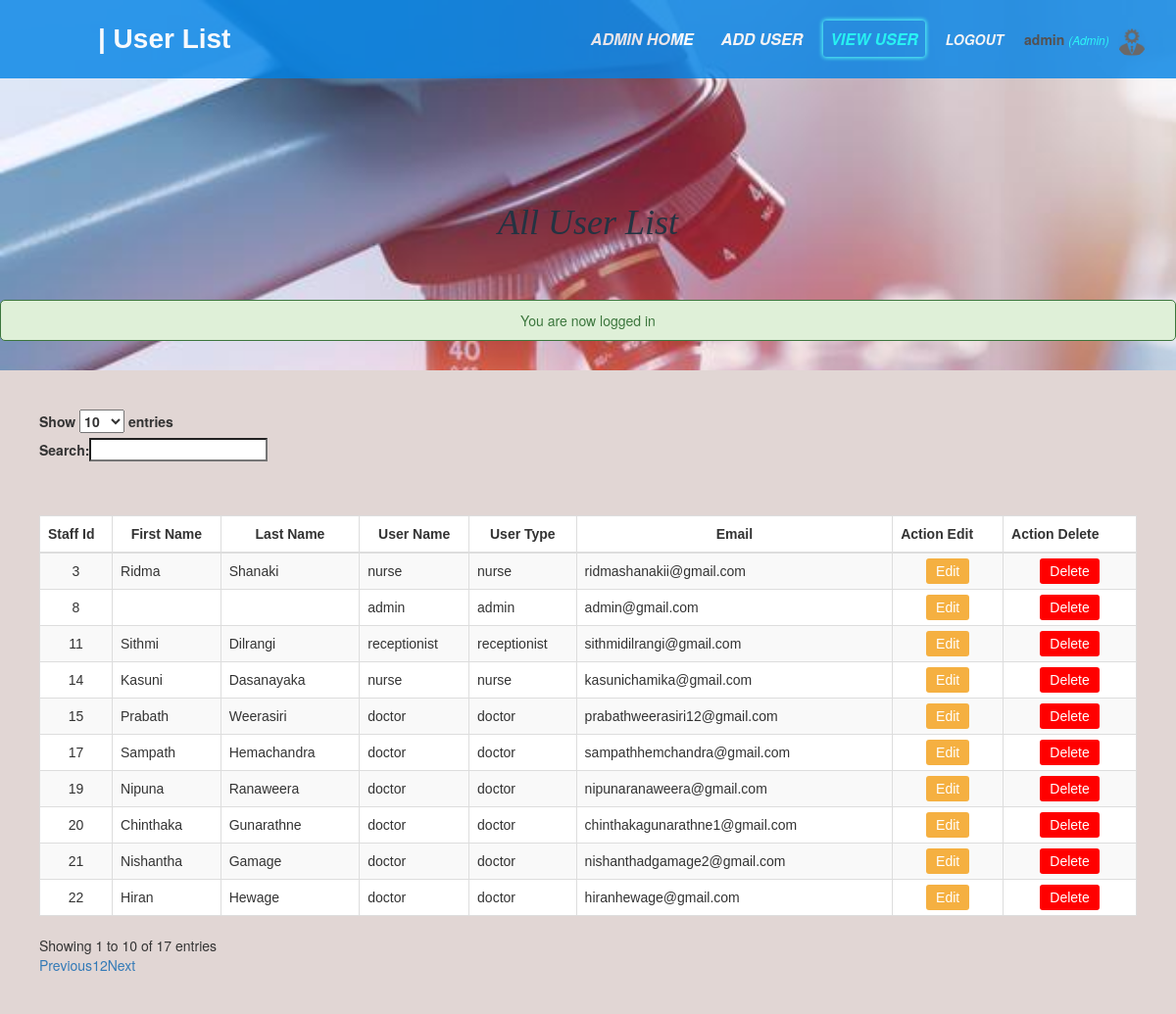
The page /admin/user_list.php (signed in) on the database as committed earlier.
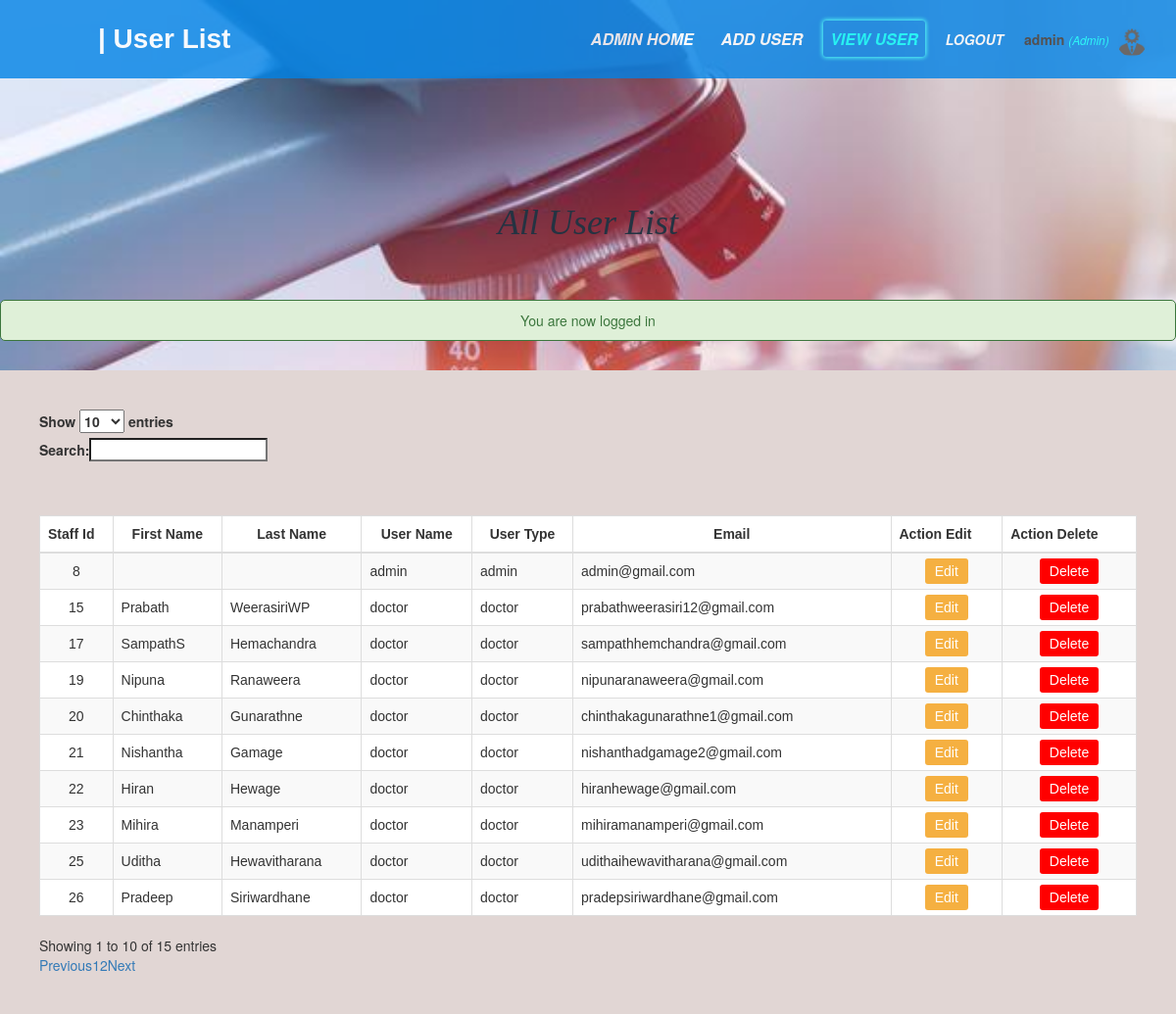
The same page on the database as committed later.
### tables this page shows
CREATE TABLE IF NOT EXISTS `staff` (
  `staff_id` int NOT NULL AUTO_INCREMENT,
  `fname` varchar(500) NOT NULL,
  `lname` varchar(500) NOT NULL,
  `user_type` varchar(200) NOT NULL,
  `user_name` varchar(200) NOT NULL,
  `password` varchar(200) NOT NULL,
  `email` varchar(200) NOT NULL,
  PRIMARY KEY (`staff_id`)
);

### admin/functions.php (called while the page is built, shortened)
<?php include('../functions.php');
	$query = "SELECT staff_id,fname,lname,user_type,user_name,email FROM staff";
	$result_set = mysqli_query($db, $query);
  ?>

### admin/user_list.php (the view, shortened to what this page needs)
<?php include('functions.php');
?>
<!DOCTYPE html>
<html>
<head>
	<link rel="stylesheet" type="text/css" href="/pis/css/admin/user_list.css">
    <link rel="stylesheet" type="text/css" href="/pis/css/all.css">
	<?php include('link_css.php'); ?>
</head>
<body>
	<nav>
	    <label id="title">| User List</label>
	      <ul>
	        <li><a href="admin_home.php">ADMIN HOME</a></li>
	        <li><a href="add_user.php">ADD USER</a></li>
	        <li><a class="active" href="user_list.php">VIEW USER</a></li>
	        <li><a href="/pis/index.php?logout='1' "style="font-size:14px;" id="logout">logout</a></li>
	        <li>
            <?php  if (isset($_SESSION['user'])) : ?>
                <strong><?php echo $_SESSION['user']['user_type']; ?></strong>
                <small>
                    <i  style="color: cyan;">(<?php echo ucfirst($_SESSION['user']['user_name']); ?>)</i>
                    <img src="/pis/images/18.png" class="profile_info">
                 </small>
            <?php endif ?>
        </li>
      </ul>
    </nav>
    <h1 id="head">All User List</h1>
    <?php if (isset($_SESSION['message'])):?>
    	<div class="msg">
    	<?php
    		echo $_SESSION['message'];
    	?>
    	</div>
    <?php endif ?>
    <div id="s">
    <table id="allusers" class="table table-striped table-bordered" style="width: 100%">
    	<thead>
    		<tr>
    			<th>Staff Id</th>
    			<th id="a">First Name</th>
    			<th id="a">Last Name</th>
    			<th id="a">User Name</th>
    			<th id="a">User Type</th>
    			<th id="a">Email</th>
    			<th>Action Edit</th>
    			<th>Action Delete</th>
    		</tr>
    	</thead>
    	<tbody>
    		<?php while ($row = mysqli_fetch_array($result_set)) { ?>
    		<tr>
    			<td><?php echo $row['staff_id']; ?></td>
    			<td id="c"><?php echo $row['fname']; ?></td>
    			<td id="c"><?php echo $row['lname']; ?></td>
    			<td id="c"><?php echo $row['user_name']; ?></td>
    			<td id="c"><?php echo $row['user_type']; ?></td>
    			<td id="c"><?php echo $row['email']; ?></td>
    			<td>
    				<a href="update.php?edit=<?php echo $row['staff_id']; ?>" class="edit_btn">Edit</a>
    			</td>
    			<td>
    				<a href="user_list.php?del=<?php echo $row['staff_id']; ?>" class="del_btn" onClick="return confirm('Are you sure you want to Delete the User?')">Delete</a>
    			</td>
    		</tr>
    		<?php } ?>
    	</tbody>
    </table>
   </div>
</body>
</html>

Rows that differ between the two databases and show on the page:
removed staff: staff_id "3", fname "Ridma", lname "Shanaki", user_name "nurse", user_type "nurse", email "ridmashanakii@gmail.com"
removed staff: staff_id "11", fname "Sithmi", lname "Dilrangi", user_name "receptionist", user_type "receptionist", email "sithmidilrangi@gmail.com"
removed staff: staff_id "14", fname "Kasuni", lname "Dasanayaka", user_name "nurse", user_type "nurse", email "kasunichamika@gmail.com"
changed staff "Prabath": lname "Weerasiri" → "WeerasiriWP"
changed staff "Hemachandra": fname "Sampath" → "SampathS"
now on this page (row unchanged): staff: staff_id "23", fname "Mihira", lname "Manamperi", user_name "doctor", user_type "doctor", email "mihiramanamperi@gmail.com"
now on this page (row unchanged): staff: staff_id "25", fname "Uditha", lname "Hewavitharana", user_name "doctor", user_type "doctor", email "udithaihewavitharana@gmail.com"
now on this page (row unchanged): staff: staff_id "26", fname "Pradeep", lname "Siriwardhane", user_name "doctor", user_type "doctor", email "pradepsiriwardhane@gmail.com"
Other text that changed with them:
text written by a page script: "Show entries Search: Showing 1 to 10 of 17 entries Previous 1 2 Next" → "Show entries Search: Showing 1 to 10 of 15 entries Previous 1 2 Next"
